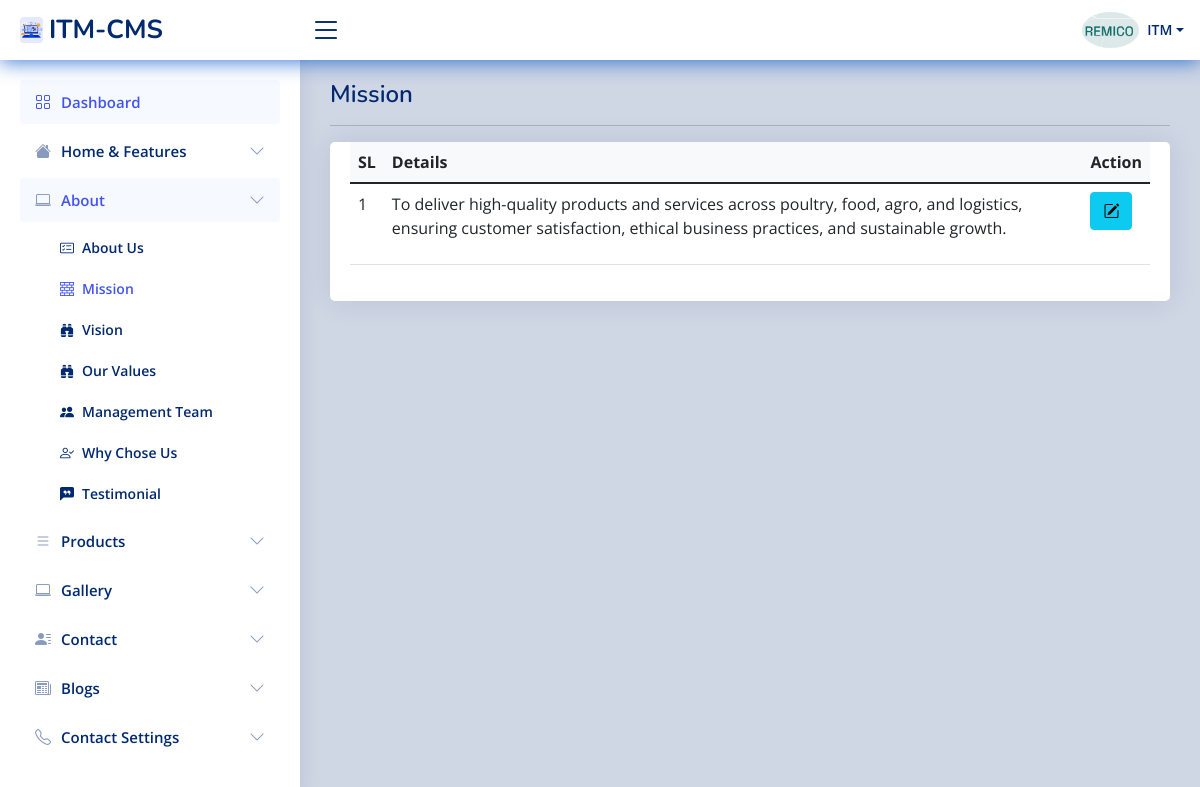
The app's page /itm-admin/user/mission (signed in) with its own data.
### tables this page shows
CREATE TABLE `stuff` (
  `userid` int(11) NOT NULL,
  `stuff_name` varchar(50) NOT NULL,
  `position` varchar(500) NOT NULL,
  `contact_info` varchar(50) NOT NULL,
  `business_name` varchar(500) NOT NULL,
  `business_details` varchar(250) NOT NULL,
  `service_charge` varchar(250) NOT NULL,
  `business_phone` varchar(100) NOT NULL,
  `business_email` varchar(250) NOT NULL,
  `biz_web` varchar(200) NOT NULL,
  `business_address` varchar(500) NOT NULL,
  `invoice_welcome` varchar(500) NOT NULL,
  `photo` varchar(150) NOT NULL,
  `sign_img` text NOT NULL,
  `join_date` date NOT NULL,
  `status` int(11) NOT NULL,
  `software_status` int(11) NOT NULL,
  `comments` varchar(500) NOT NULL,
  `division_id` int(11) NOT NULL,
  `district_id` int(11) NOT NULL,
  `upazila_id` int(11) NOT NULL,
  `inv_name` varchar(50) NOT NULL
);

CREATE TABLE `user` (
  `userid` int(11) NOT NULL,
  `full_name` varchar(250) NOT NULL,
  `username` varchar(50) NOT NULL,
  `password` varchar(200) NOT NULL,
  `access_level` int(11) NOT NULL,
  `status` int(11) NOT NULL,
  `expire_date` date NOT NULL
);

CREATE TABLE `mission` (
  `ms_id` int(11) NOT NULL,
  `user_id` int(11) NOT NULL,
  `name` varchar(200) NOT NULL,
  `details` longtext NOT NULL,
  `userPic` varchar(200) NOT NULL
);

### itm-admin/user/session.php (called while the page is built, shortened)
<?php
include('../includes/conn.php');
$sq = mysqli_query($con, "select * from stuff left join `user` on user.userid=stuff.userid where stuff.userid='" . $_SESSION['id'] . "'");
$srow = mysqli_fetch_array($sq);
$user = $srow['username'];

### itm-admin/user/mission.php (the view, shortened to what this page needs)
<!DOCTYPE html>
<html lang="en">
<head>
<?php   require_once 'head_link.php'; ?>
</head>
<body>
<?php   require_once 'header1.php'; ?>
<?php  require_once 'sidebar.php'; ?>
  <main id="main" class="main">
    <div class="pagetitle">
     <h1>Mission </h1>
       <hr>
    </div>
    <section class="section">
      <div class="row">
        <div class="col-lg-12">
          <div class="card">
            <div class="card-body">
              <table class="table table-hover datatable">
              <thead class="bg-light">
			<tr>
				<th> SL</th>
				<th>Details</th>
				<th>Action</th>
			</tr>
		</thead>
            <tbody id="tbody">
			<?php
			$sl = 0;
			$eq = mysqli_query($con, "select * from mission  where user_id='" . $_SESSION['id'] . "' ORDER BY ms_id desc   ");
			while ($eqrow = mysqli_fetch_array($eq)) {
			?>
				<tr>
					<td><?php echo  ++$sl; ?></td>
					<td><?php echo $eqrow['details']; ?></td>
					<td><a class="btn btn-info" href="mission-edit?edit_id=<?php echo $eqrow['ms_id']; ?>" title="click for edit" onclick="return confirm('Are You Sure To Edit ?')"><span class="bi bi-pencil-square"></span> </a> </td>
				</tr>
			<?php
			}
			?>
		</tbody>
              </table>
            </div>
          </div>
        </div>
      </div>
    </section>
  </main>
  <?php  require_once 'footer1.php'; ?>

### itm-admin/user/header1.php (shortened to what this page needs)
<?php
  require_once 'session.php';
  include('../scripts2.php');
  ?>
  <header id="header" class="header fixed-top d-flex align-items-center">
    <div class="d-flex align-items-center justify-content-between">
      <a href="home" class="logo d-flex align-items-center">
        <img src="../includes/web.jpg" alt="ITM" class="rounded">
        <span class="d-none d-lg-block">ITM-CMS</span>
      </a>
      <i class="bi bi-list toggle-sidebar-btn"></i>
    </div>
    <nav class="header-nav ms-auto">
      <ul class="d-flex align-items-center">
        <li class="nav-item dropdown pe-3">
          <a class="nav-link nav-profile d-flex align-items-center pe-0" href="#" data-bs-toggle="dropdown">
            <img src="../<?php if ($srow['photo']==""){echo "img/profile.jpg"; } else {echo $srow['photo'];} ?>" alt="Profile" class="rounded-circle">
            <span class="d-none d-md-block dropdown-toggle ps-2"><?php echo $user; ?></span>
          </a>
        </li>
      </ul>
    </nav>
  </header>

### itm-admin/user/assets/css/style.css (style rules this page uses)
:root { scroll-behavior: smooth; }
body { background:#01297030; font-family: "Open Sans", sans-serif; color: #444444; }
a { color: #4154f1; text-decoration: none; }
h1, h2, h3, h4, h5, h6 { font-family: "Nunito", sans-serif; }
#main { margin-top: 60px; padding: 20px 30px; transition: all 0.3s; }
.pagetitle { margin-bottom: 10px; }
.pagetitle h1 { font-size: 24px; margin-bottom: 0; font-weight: 600; color: #012970; }
.card { margin-bottom: 30px; border: none; border-radius: 5px; box-shadow: 0px 0 30px rgba(1, 41, 112, 0.1); }
.card-body { padding: 0 20px 20px 20px; }
.logo { line-height: 1; }
@media (min-width: 1200px) { .logo { width: 280px; } }
.logo img { max-height: 26px; margin-right: 6px; }
.logo span { font-size: 26px; font-weight: 700; color: #012970; font-family: "Nunito", sans-serif; }
.header { transition: all 0.5s; z-index: 997; height: 60px; box-shadow: 0px 2px 20px rgba(1, 41, 112, 0.1); background-color: #fff; padding-left: 20px; }
.header .toggle-sidebar-btn { font-size: 32px; padding-left: 10px; cursor: pointer; color: #012970; }
.header-nav ul { list-style: none; }
.header-nav > ul { margin: 0; padding: 0; }
.header-nav .nav-profile { color: #012970; }
.header-nav .nav-profile img { max-height: 36px; }
.header-nav .nav-profile span { font-size: 14px; font-weight: 600; }
@media (min-width: 1200px) { #main, #footer { margin-left: 300px; } }

### itm-admin/user/header1.php (style rules this page uses)
.header { transition: all 0.5s; z-index: 997; height: 60px; box-shadow: 0px 2px 20px #0a58cac9; background-color: #fff; padding-left: 20px; }

### records on screen
stuff: photo (picture), user.username "ITM"
mission: details "To deliver high-quality products and services across poultry, food, agro, and logistics, ensuring customer satisfaction, ethical business practices, and sustainable growth."
